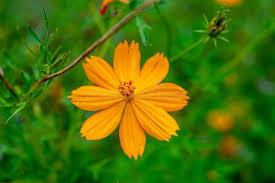
#> input picture ComputerVision/images/test_image.jpg, 275 x 183 px
$ jupyter execute Atv01.ipynb   (older library calls are emulated)
#> lines starting #> are read from the running program, lines starting #| are printed output that depends on the picture; after the words box and inside, x2 and y2 are one past the last pixel; in counts of white or black regions, pixels touching at a corner belong together
**Nome:** Pedro Henrique Silva Domingues

**R.A.:** 122.103-5

### Bibliotecas

[cell 1]
import cv2 # OpenCV - Para carregar imagem do disco
import matplotlib.pyplot as plt # Para plot de grafico e exibir imagem
import numpy as np # Para operação em arrays
from functools import partial # Manipular funções
from sklearn.cluster import KMeans # Scikit learn - para usar os algoritmos de clusterização
from skimage import filters

### Constantes

[cell 2]
IMG_PATH = './images/test_image.jpg' # Caminho da imagem que sera utilizada

### Funções auxiliares

[cell 3]
# Mostra a imagem no notebook
def show_image(image, ax=None, rgb=False):
    cmap = None if rgb else 'gray'
    if ax is None:
        plt.figure()
        plt.imshow(image, cmap=cmap)
        plt.axis('off')
    else:
        ax.imshow(image, cmap=cmap)
        ax.axis('off')

# Plota o histograma calculado previamente
def plot_histogram(hist, thresholds=[], ax=None, **kwargs):
    if ax is None:
        plt.figure()
        plotter = plt
    else:
        plotter = ax
    plotter.bar(range(256), hist, **kwargs)
    for n, threshold in enumerate(thresholds):
        c = plt.cm.get_cmap('Set1', len(thresholds))
        plotter.axvline(threshold, ls='--', c=c(n), label=f'threshold ({threshold})')
        plotter.legend()

# Cria o histograma da imagem
def histogram(image, density=False):
    hist, _ = np.histogram(image, bins=256, range=(0, 255))
    return hist

def apply_threshold(img, thresholds, reversed=False):
    def get_color_idx(value, thresholds):
        for idx, threshold in enumerate(sorted(thresholds)):
            if value <= threshold:
                return idx
        return len(thresholds)
    colors = [int(i*255/len(thresholds)) for i in range(len(thresholds)+1)][::-1 if reversed else 1]
    img_copy = img.copy()
    func = lambda value: colors[get_color_idx(value, thresholds)]
    return np.vectorize(func)(img_copy).astype(np.uint8)

### Carregando dados

[cell 4]
# Load the image
img = cv2.imread(IMG_PATH, 0)
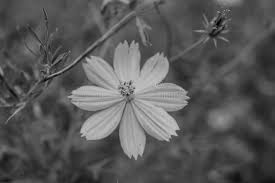
#> img: shape (183, 275); min 0, max 201, mean 88.4
img_histogram = histogram(img)
#> in histogram, `hist, _ = np.histogram(image, bins=256, range=(0, 255))`: hist = 256 values, max 1062 at index 82, min 0 at index 1, mean 196.6
#> img_histogram has the same summary as hist in histogram
# Display the image
show_image(img)
# Plot the histogram
plot_histogram(img_histogram)
#> figure, not shown here; tallest bar 1062 high, from x = 81.6 to 82.4

---

### 1. Equalizando imagem

[cell 5]
img2 = cv2.equalizeHist(img)
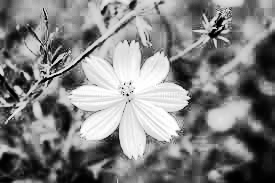
#> img2: shape (183, 275); min 0, max 255, mean 129
img3 = cv2.equalizeHist(img2)

fig, ax = plt.subplots(3,2, figsize=(15,15))

show_image(img,  ax=ax[0][0])
show_image(img2, ax=ax[1][0])
show_image(img3, ax=ax[2][0])

plot_histogram(histogram(img),  ax=ax[0][1])
plot_histogram(histogram(img2), ax=ax[1][1])
plot_histogram(histogram(img3), ax=ax[2][1])
#> figure, not shown here; panel 2: tallest bar 1062 high, from x = 81.6 to 82.4; panel 4: tallest bar 1062 high, from x = 143.6 to 144.4; panel 6: tallest bar 1062 high, from x = 143.6 to 144.4

---

### 2

[cell 6]
WIDTH = 1200
HEIGHT = 1200

fig, ax = plt.subplots(4,2, figsize=(20,20))

# Half Half
img1 = np.zeros((WIDTH, HEIGHT))
for i in range(HEIGHT):
    for j in range(WIDTH):
        img1[i][j] = 0 if j < WIDTH / 2 else 255
show_image(img1, ax=ax[0][0])
plot_histogram(histogram(img1), ax=ax[0][1])

# [6 lines of commented-out code are left out]
img2 = cv2.imread("images/checkerboard.png",0)
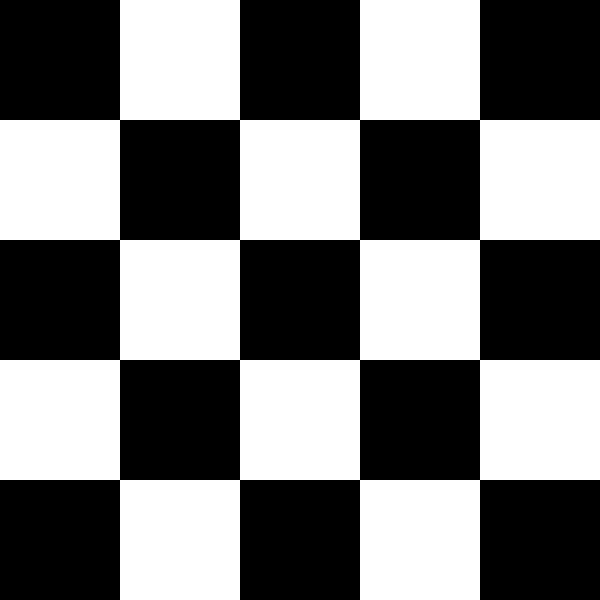
#> input picture ComputerVision/images/checkerboard.png, 1200 x 1200 px (shown at 1/2 size)
#> img2: shape (1200, 1200); 48% white; 1 white region, box (x1, y1, x2, y2) and area: (0, 0, 1200, 1200) 691200
show_image(img2, ax=ax[1][0])
plot_histogram(histogram(img2), ax=ax[1][1])

# Filtro de media
blured_img1 = cv2.blur(img1,(200,200))
blured_img2 = cv2.blur(img2,(200,200))
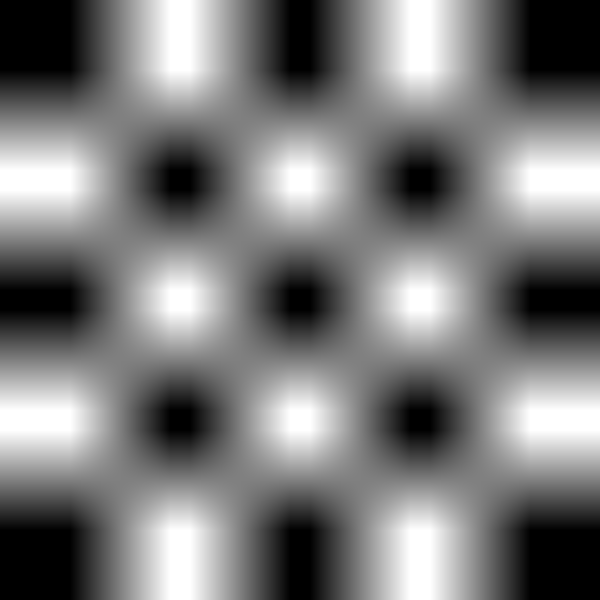
#> blured_img2: shape (1200, 1200) (shown at 1/2 size); min 0, max 255, mean 122.4
show_image(blured_img1, ax=ax[2][0])
plot_histogram(histogram(blured_img1), ax=ax[2][1])
show_image(blured_img2, ax=ax[3][0])
plot_histogram(histogram(blured_img2), ax=ax[3][1])
#> figure, not shown here; panel 4: tallest bar 748800 high, from x = -0.4 to 0.4; panel 6: tallest bar 601200 high, from x = -0.4 to 0.4; panel 8: tallest bar 110408 high, from x = -0.4 to 0.4

[cell 7]
# Create a 3x3 Kernel
kernel = np.ones((3,3), np.float32)/9
# Checkpoints
def get_next_pos(lines, cols):
    for i in range(lines):
        for j in range(cols):
            yield (i,j)
checkpoints = [i*10 for i in range(10)]
idx = get_next_pos(5,2)
# Plot
fig, ax = plt.subplots(5,2, figsize=(15,30))
# Apply convolution between image and 3x3 Kernel
result = img.copy()
for iteration in range(200):
    result = cv2.filter2D(result,-1, kernel)
    if iteration in checkpoints:
        i, j = next(idx)
        ax[i][j].set_title(f'N={iteration}')
        show_image(result, ax=ax[i][j])

[cell 8]
f = np.fft.fft2(img)
fshift = np.fft.fftshift(f)
magnitude_spectrum = 20*np.log(np.abs(fshift))
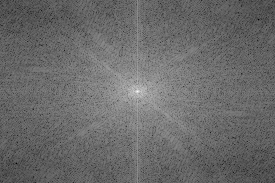
#> magnitude_spectrum: shape (183, 275) float64; min 15.04, max 306.2, mean 136.6; drawn with min black and max white

# Espectro de fourier
fig, ax = plt.subplots(1,3, figsize=(23,5))
ax[2].set_title('Espectro de Fourier', fontsize=20)
show_image(img, ax[0])
plot_histogram(histogram(img), ax=ax[1])
show_image(magnitude_spectrum, ax[2])

# fshift[len(img)-5000:len(img)+5000, len(img[0])-5000:len(img[0])+5000] = 0
# f_ishift= np.fft.ifftshift(img - fshift).astype(float)
# show_image(f_ishift)

# Filtro de media
fig, ax = plt.subplots(1,2, figsize=(15,5))
fig.suptitle('Filtro de média (5x5)', fontsize=20)
blured_img = cv2.blur(img,(5,5))
show_image(blured_img, ax[0])
plot_histogram(histogram(blured_img), ax=ax[1])

# Filtro de mediana
fig, ax = plt.subplots(1,2, figsize=(15,5))
fig.suptitle('Filtro de mediana (5x5)', fontsize=20)
blured_img = cv2.medianBlur(img,5)
show_image(blured_img, ax[0])
plot_histogram(histogram(blured_img), ax=ax[1])

# Filtro de Sobel
fig, ax = plt.subplots(1,3, figsize=(23,5))
sobelx = cv2.Sobel(img,cv2.CV_64F,1,0,ksize=5)  # x
sobely = cv2.Sobel(img,cv2.CV_64F,0,1,ksize=5)  # y
edges = filters.sobel(img)
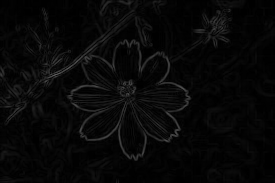
#> edges: shape (183, 275) float64; min 0, max 0.366, mean 0.0319
abs_sobel= np.absolute(edges)
show_image(sobelx, ax=ax[0]); ax[0].set_title("Sobel X")
show_image(sobely, ax=ax[1]); ax[1].set_title("Sobel Y")
show_image(abs_sobel, ax=ax[2]); ax[2].set_title("Gradiente (Absoluto)")

# Filtro Gaussiano
fig, ax = plt.subplots(1,2, figsize=(15,5))
blured_img = cv2.GaussianBlur(img,(5,5),0)
show_image(blured_img, ax=ax[0]); ax[0].set_title("Filtro Gaussiano (5x5)")
plot_histogram(histogram(blured_img), ax=ax[1])
#> figure, not shown here; panel 2: tallest bar 1062 high, from x = 81.6 to 82.4
#> figure, not shown here; panel 2: tallest bar 1145 high, from x = 82.6 to 83.4
#> figure, not shown here; panel 2: tallest bar 1172 high, from x = 81.6 to 82.4
#> figure, not shown here; panel 2: tallest bar 1133 high, from x = 81.6 to 82.4

---

## 8

[cell 9]
img = np.zeros((20,20))
for i in range(img.shape[0]):
    for j in range(img.shape[1]):
        if (i+j)%2:
            img[i][j] = 255

sobelx = cv2.Sobel(img,cv2.CV_64F,1,0,ksize=3)  # x
sobely = cv2.Sobel(img,cv2.CV_64F,0,1,ksize=3)  # y
edges = filters.sobel(img)
abs_sobel= np.absolute(edges)

# Big checkboard
c = cv2.imread("images/checkerboard.png",0)
c_sbx = cv2.Sobel(c,cv2.CV_64F,0,1,ksize=3)
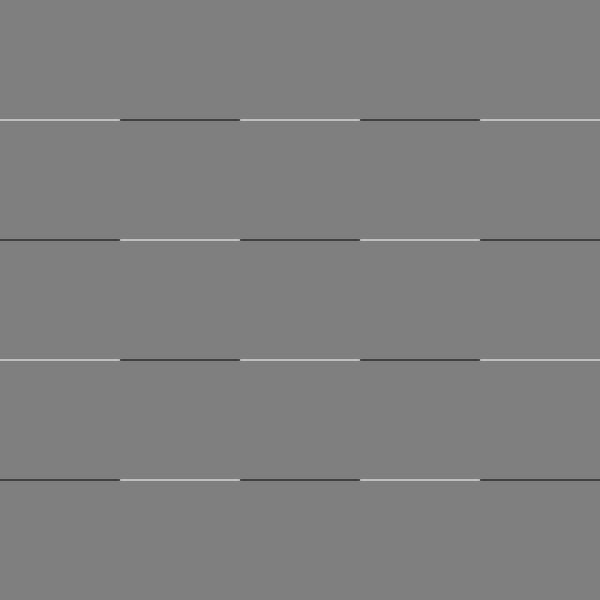
#> c_sbx: shape (1200, 1200) float64 (shown at 1/2 size); min -1020, max 1020, mean 0; drawn with min black and max white
c_sby = cv2.Sobel(c,cv2.CV_64F,0,1,ksize=3)
c_sba = np.absolute(filters.sobel(c))
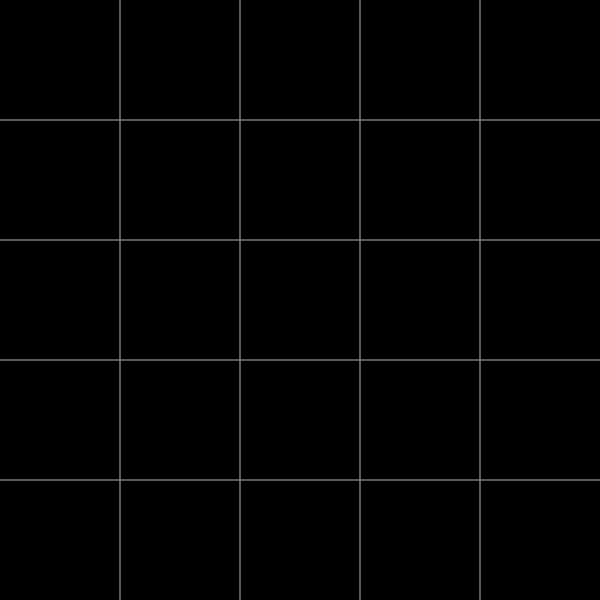
#> c_sba: shape (1200, 1200) float64 (shown at 1/2 size); min 0, max 0.707, mean 0.00939

fig, ax = plt.subplots(7,2, figsize=(20,40))
show_image(img, ax=ax[0][0]); plot_histogram(histogram(img), ax=ax[0][1], width=2)
show_image(sobelx, ax=ax[1][0]); plot_histogram(histogram(sobelx), ax=ax[1][1], width=2)
show_image(sobely, ax=ax[2][0]); plot_histogram(histogram(sobely), ax=ax[2][1], width=2)
show_image(abs_sobel, ax=ax[3][0]); plot_histogram(histogram(abs_sobel), ax=ax[3][1], width=2)
show_image(c_sbx, ax=ax[4][0]); plot_histogram(histogram(c_sbx), ax=ax[4][1], width=2)
show_image(c_sby, ax=ax[5][0]); plot_histogram(histogram(c_sby), ax=ax[5][1], width=2)
show_image(c_sba, ax=ax[6][0]); plot_histogram(histogram(c_sba), ax=ax[6][1], width=2)
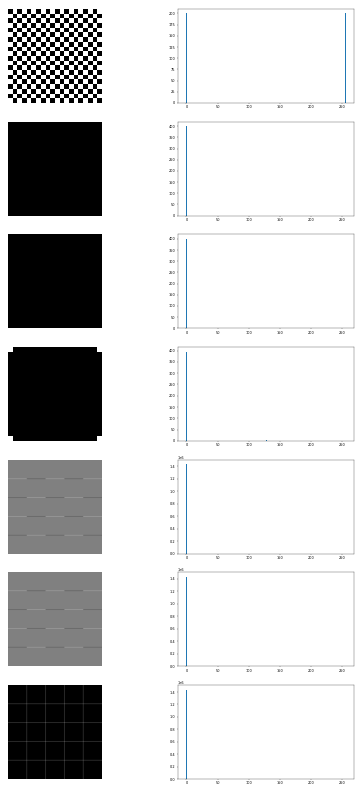
#> figure drawn by matplotlib, 14 panels; panel 4: tallest bar 400 high, from x = -1 to 1; panel 6: tallest bar 400 high, from x = -1 to 1; panel 8: tallest bar 396 high, from x = -1 to 1; panel 10: tallest bar 1430400 high, from x = -1 to 1

[cell 10]
img = cv2.imread('images/test_image.jpg', 0)

fig, ax = plt.subplots(2,3, figsize=(25,10))

blured_img = cv2.blur(img,(3,3))
laplacian_img = cv2.Laplacian(blured_img,cv2.CV_64F)
show_image(img, ax=ax[0][0])
show_image(blured_img, ax=ax[0][1])
show_image(laplacian_img, ax=ax[0][2])

laplacian_img = cv2.Laplacian(img,cv2.CV_64F)
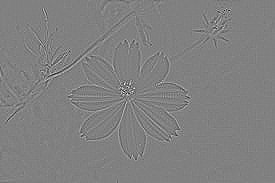
#> laplacian_img: shape (183, 275) float64; min -259, max 253, mean 0; drawn with min black and max white
blured_img = cv2.blur(laplacian_img,(3,3))
show_image(img, ax=ax[1][0])
show_image(blured_img, ax=ax[1][1])
show_image(laplacian_img, ax=ax[1][2])
